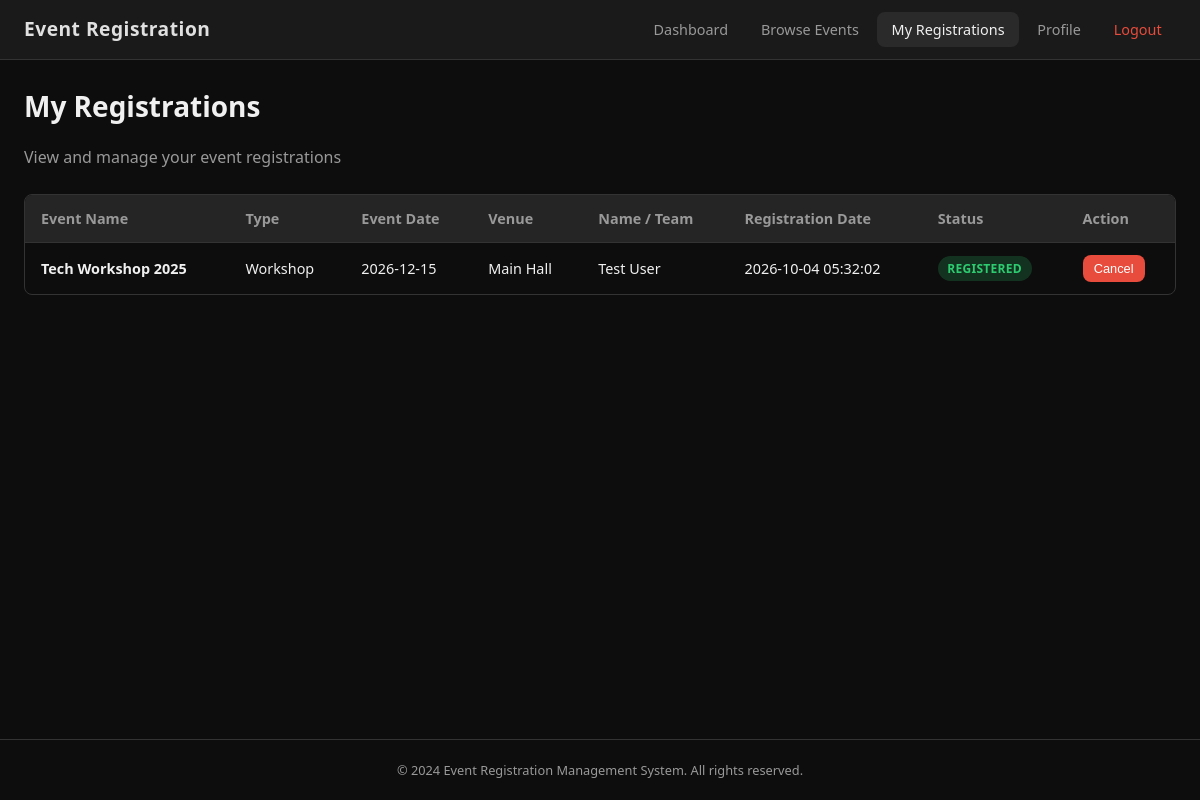
Screenshot of /my-registrations (signed in) with the database file from the repository.
### tables this page shows
CREATE TABLE registrations (
            id INTEGER PRIMARY KEY AUTOINCREMENT,
            user_id INTEGER NOT NULL,
            event_id INTEGER NOT NULL,
            name TEXT NOT NULL,
            email TEXT NOT NULL,
            phone TEXT,
            registration_date TEXT DEFAULT CURRENT_TIMESTAMP,
            status TEXT NOT NULL DEFAULT 'Registered', team_members TEXT DEFAULT '',
            FOREIGN KEY (user_id) REFERENCES users(id),
            FOREIGN KEY (event_id) REFERENCES events(id)
        );

CREATE TABLE events (
            id INTEGER PRIMARY KEY AUTOINCREMENT,
            event_name TEXT NOT NULL,
            event_type TEXT NOT NULL DEFAULT 'Other',
            event_date TEXT NOT NULL,
            registration_deadline TEXT NOT NULL,
            venue TEXT NOT NULL DEFAULT '',
            capacity INTEGER NOT NULL DEFAULT 100,
            description TEXT DEFAULT '',
            status TEXT NOT NULL DEFAULT 'Open',
            created_at TEXT DEFAULT CURRENT_TIMESTAMP
        , team_size INTEGER NOT NULL DEFAULT 1);

### app.py (the view)
@app.route('/my-registrations')
@login_required
def my_registrations():
    regs = query_db(
        """SELECT r.*, e.event_name, e.event_type, e.event_date, e.venue, e.status as event_status
           FROM registrations r
           JOIN events e ON r.event_id = e.id
           WHERE r.user_id = ?
           ORDER BY r.registration_date DESC""",
        (session['user_id'],)
    )
    return render_template('my_registrations.html', registrations=regs)

### app.py (called while the page is built)
def get_db():
    db = getattr(g, '_database', None)
    if db is None:
        db = g._database = sqlite3.connect(DATABASE)
        db.row_factory = sqlite3.Row
        db.execute('PRAGMA foreign_keys = ON')
    return db

@app.teardown_appcontext
def close_connection(exception):
    db = getattr(g, '_database', None)
    if db is not None:
        db.close()

def query_db(query, args=(), one=False):
    cur = get_db().execute(query, args)
    rv = cur.fetchall()
    cur.close()
    return (rv[0] if rv else None) if one else rv

def login_required(f):
    from functools import wraps
    @wraps(f)
    def decorated(*args, **kwargs):
        if 'user_id' not in session:
            flash('Please login to access this page.', 'error')
            return redirect(url_for('login'))
        return f(*args, **kwargs)
    return decorated

### templates/my_registrations.html (shortened to what this page needs)
{% extends "base.html" %}
{% block navbar %}
<nav class="navbar">
    <div class="nav-brand">Event Registration</div>
    <ul class="nav-links" id="navLinks">
        <li><a href="{{ url_for('user_dashboard') }}">Dashboard</a></li>
        <li><a href="{{ url_for('events') }}">Browse Events</a></li>
        <li><a href="{{ url_for('my_registrations') }}" class="active">My Registrations</a></li>
        <li><a href="{{ url_for('profile') }}">Profile</a></li>
        <li><a href="{{ url_for('logout') }}" class="nav-logout">Logout</a></li>
    </ul>
</nav>
{% endblock %}
{% block content %}
<div class="page-header">
    <h1>My Registrations</h1>
    <p>View and manage your event registrations</p>
</div>
{% if registrations %}
<div class="table-responsive">
    <table class="data-table">
        <thead>
            <tr>
                <th>Event Name</th>
                <th>Type</th>
                <th>Event Date</th>
                <th>Venue</th>
                <th>Name / Team</th>
                <th>Registration Date</th>
                <th>Status</th>
                <th>Action</th>
            </tr>
        </thead>
        <tbody>
            {% for r in registrations %}
            <tr>
                <td><strong>{{ r.event_name }}</strong></td>
                <td>{{ r.event_type }}</td>
                <td>{{ r.event_date }}</td>
                <td>{{ r.venue }}</td>
                <td>{{ r.name }}{% if r.team_members %}<br><small style="color:#888">{{ r.team_members }}</small>{% endif %}</td>
                <td>{{ r.registration_date }}</td>
                <td><span class="badge badge-{{ r.status|lower }}">{{ r.status }}</span></td>
                <td>
                    {% if r.status == 'Registered' %}
                    <form method="POST" action="{{ url_for('cancel_registration', registration_id=r.id) }}" style="display:inline;" onsubmit="return confirm('Are you sure you want to cancel this registration?');">
                        <button type="submit" class="btn btn-sm btn-danger">Cancel</button>
                    </form>
                    {% else %}
                    <span class="text-muted">—</span>
                    {% endif %}
                </td>
            </tr>
            {% endfor %}
        </tbody>
    </table>
</div>
{% else %}
<p class="empty-state">You have no registrations yet. <a href="{{ url_for('events') }}">Browse events</a> to register.</p>
{% endif %}
{% endblock %}

### static/style.css (style rules this page uses)
*, *::before, *::after { box-sizing: border-box; margin: 0; padding: 0; }
:root { --bg-dark: #0d0d0d; --bg-card: #1a1a1a; --bg-input: #252525; --bg-hover: #2a2a2a; --border: #333; --text: #f0f0f0; --text-muted: #999; --primary: #e0e0e0; --primary-hover: #ffffff; --accent: #4a90d9; --success: #2ecc71; --danger: #e74c3c; --warning: #f39c12; --info: #3498db; --radius: 8px; --shadow: 0 4px 12px rgba(0,0,0,0.4); }
body { font-family: 'Segoe UI', system-ui, -apple-system, sans-serif; background: var(--bg-dark); color: var(--text); line-height: 1.6; min-height: 100vh; display: flex; flex-direction: column; }
a { color: var(--accent); text-decoration: none; }
.navbar { background: var(--bg-card); border-bottom: 1px solid var(--border); padding: 0 1.5rem; display: flex; align-items: center; justify-content: space-between; height: 60px; position: sticky; top: 0; z-index: 100; }
.nav-brand { font-size: 1.2rem; font-weight: 700; color: var(--primary); letter-spacing: 0.5px; }
.nav-links { display: flex; list-style: none; gap: 0.25rem; align-items: center; }
.nav-links a { color: var(--text-muted); padding: 0.5rem 0.9rem; border-radius: var(--radius); font-size: 0.9rem; transition: all 0.2s; text-decoration: none; }
.nav-links a:hover, .nav-links a.active { color: var(--text); background: var(--bg-hover); text-decoration: none; }
.nav-logout { color: var(--danger) !important; }
.page-header { margin-bottom: 1.5rem; display: flex; flex-wrap: wrap; align-items: center; gap: 1rem; justify-content: space-between; }
.page-header h1 { font-size: 1.75rem; font-weight: 600; }
.page-header p { color: var(--text-muted); width: 100%; }
.btn { display: inline-block; padding: 0.6rem 1.2rem; border: none; border-radius: var(--radius); font-size: 0.9rem; font-weight: 500; cursor: pointer; transition: all 0.2s; text-decoration: none; text-align: center; }
.btn-danger { background: var(--danger); color: #fff; }
.btn-sm { padding: 0.35rem 0.7rem; font-size: 0.8rem; }
.table-responsive { overflow-x: auto; border: 1px solid var(--border); border-radius: var(--radius); }
.data-table { width: 100%; border-collapse: collapse; font-size: 0.9rem; }
.data-table th { background: var(--bg-input); padding: 0.75rem 1rem; text-align: left; font-weight: 600; color: var(--text-muted); border-bottom: 1px solid var(--border); white-space: nowrap; }
.data-table td { padding: 0.75rem 1rem; border-bottom: 1px solid var(--border); vertical-align: middle; }
.data-table tr:last-child td { border-bottom: none; }
.badge { display: inline-block; padding: 0.2rem 0.6rem; border-radius: 20px; font-size: 0.75rem; font-weight: 600; text-transform: uppercase; letter-spacing: 0.3px; }
.badge-registered { background: rgba(46, 204, 113, 0.2); color: var(--success); }

### rows the page displays
registrations: event_name "Tech Workshop 2025", event_type "Workshop", event_date "2026-12-15", venue "Main Hall", name "Test User", registration_date "2026-10-04 05:32:02", status "REGISTERED"
